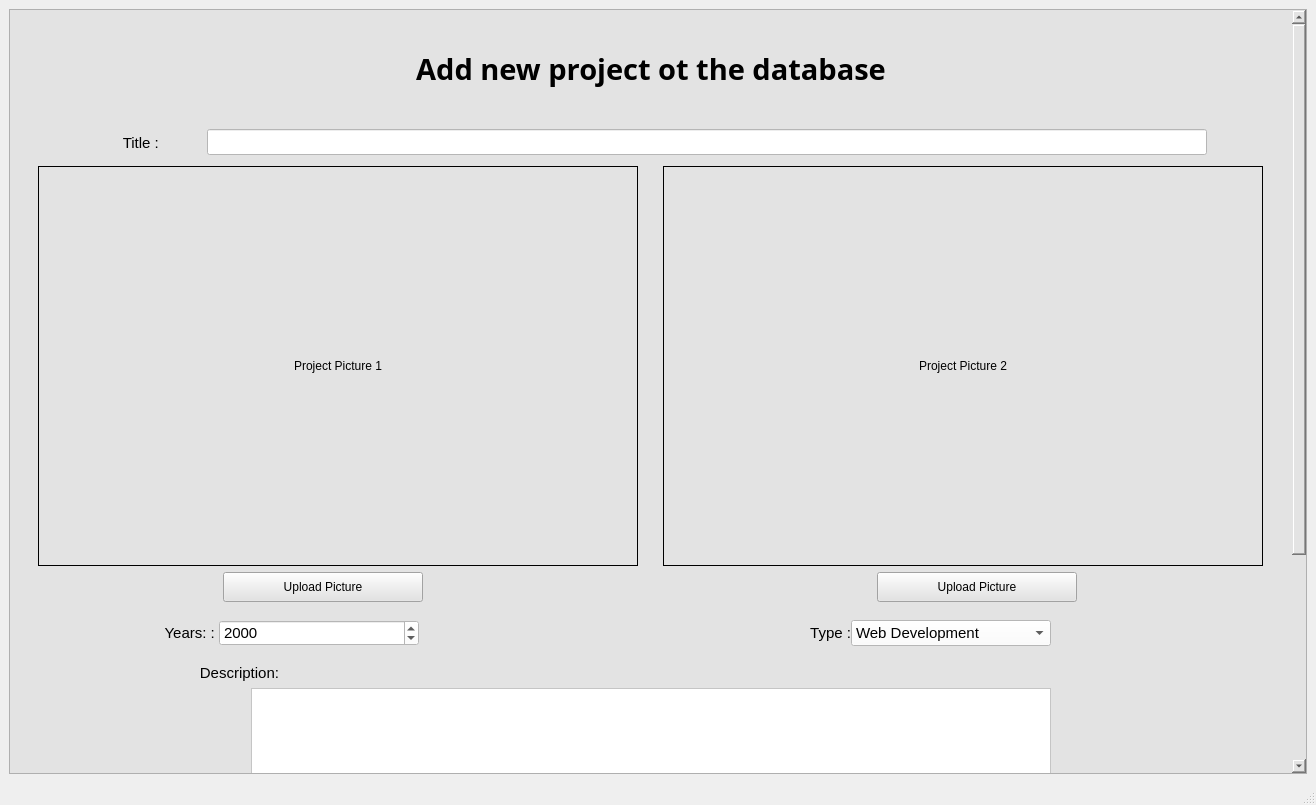
<?xml version="1.0" encoding="UTF-8"?>
<ui version="4.0">
 <class>MainWindow</class>
 <widget class="QMainWindow" name="MainWindow">
  <property name="geometry">
   <rect>
    <x>0</x>
    <y>0</y>
    <width>1316</width>
    <height>805</height>
   </rect>
  </property>
  <property name="windowTitle">
   <string>MainWindow</string>
  </property>
  <widget class="QWidget" name="centralwidget">
   <layout class="QVBoxLayout" name="verticalLayout">
    <item>
     <widget class="QScrollArea" name="scrollArea">
      <property name="styleSheet">
       <string notr="true">background-color: rgb(227, 227, 227);</string>
      </property>
      <property name="verticalScrollBarPolicy">
       <enum>Qt::ScrollBarAsNeeded</enum>
      </property>
      <property name="horizontalScrollBarPolicy">
       <enum>Qt::ScrollBarAsNeeded</enum>
      </property>
      <property name="widgetResizable">
       <bool>true</bool>
      </property>
      <widget class="QWidget" name="scrollAreaWidgetContents">
       <property name="geometry">
        <rect>
         <x>0</x>
         <y>0</y>
         <width>1271</width>
         <height>1090</height>
        </rect>
       </property>
       <layout class="QVBoxLayout" name="verticalLayout_2">
        <item>
         <layout class="QVBoxLayout" name="verticalLayout_3">
          <item>
           <widget class="QLabel" name="label">
            <property name="sizePolicy">
             <sizepolicy hsizetype="Preferred" vsizetype="Fixed">
              <horstretch>0</horstretch>
              <verstretch>0</verstretch>
             </sizepolicy>
            </property>
            <property name="minimumSize">
             <size>
              <width>0</width>
              <height>100</height>
             </size>
            </property>
            <property name="font">
             <font>
              <family>Tw Cen MT Condensed</family>
              <pointsize>22</pointsize>
              <weight>75</weight>
              <bold>true</bold>
             </font>
            </property>
            <property name="text">
             <string>Add new project ot the database</string>
            </property>
            <property name="alignment">
             <set>Qt::AlignCenter</set>
            </property>
           </widget>
          </item>
          <item>
           <layout class="QHBoxLayout" name="horizontalLayout">
            <property name="spacing">
             <number>0</number>
            </property>
            <property name="rightMargin">
             <number>30</number>
            </property>
            <item>
             <widget class="QLabel" name="label_2">
              <property name="sizePolicy">
               <sizepolicy hsizetype="Fixed" vsizetype="Fixed">
                <horstretch>0</horstretch>
                <verstretch>0</verstretch>
               </sizepolicy>
              </property>
              <property name="minimumSize">
               <size>
                <width>100</width>
                <height>35</height>
               </size>
              </property>
              <property name="font">
               <font>
                <pointsize>11</pointsize>
               </font>
              </property>
              <property name="text">
               <string>Title : </string>
              </property>
              <property name="alignment">
               <set>Qt::AlignRight|Qt::AlignTrailing|Qt::AlignVCenter</set>
              </property>
             </widget>
            </item>
            <item>
             <widget class="QLineEdit" name="title_edit">
              <property name="sizePolicy">
               <sizepolicy hsizetype="Fixed" vsizetype="Fixed">
                <horstretch>0</horstretch>
                <verstretch>0</verstretch>
               </sizepolicy>
              </property>
              <property name="minimumSize">
               <size>
                <width>1000</width>
                <height>0</height>
               </size>
              </property>
              <property name="font">
               <font>
                <pointsize>11</pointsize>
               </font>
              </property>
              <property name="styleSheet">
               <string notr="true">background-color: rgb(255, 255, 255);</string>
              </property>
              <property name="alignment">
               <set>Qt::AlignCenter</set>
              </property>
             </widget>
            </item>
           </layout>
          </item>
         </layout>
        </item>
        <item>
         <layout class="QHBoxLayout" name="horizontalLayout_2">
          <item>
           <widget class="QLabel" name="picture_show_1">
            <property name="sizePolicy">
             <sizepolicy hsizetype="Fixed" vsizetype="Fixed">
              <horstretch>0</horstretch>
              <verstretch>0</verstretch>
             </sizepolicy>
            </property>
            <property name="minimumSize">
             <size>
              <width>600</width>
              <height>400</height>
             </size>
            </property>
            <property name="frameShape">
             <enum>QFrame::Box</enum>
            </property>
            <property name="text">
             <string>Project Picture 1</string>
            </property>
            <property name="alignment">
             <set>Qt::AlignCenter</set>
            </property>
           </widget>
          </item>
          <item>
           <widget class="QLabel" name="picture_show_2">
            <property name="sizePolicy">
             <sizepolicy hsizetype="Fixed" vsizetype="Fixed">
              <horstretch>0</horstretch>
              <verstretch>0</verstretch>
             </sizepolicy>
            </property>
            <property name="minimumSize">
             <size>
              <width>600</width>
              <height>400</height>
             </size>
            </property>
            <property name="frameShape">
             <enum>QFrame::Box</enum>
            </property>
            <property name="text">
             <string>Project Picture 2</string>
            </property>
            <property name="alignment">
             <set>Qt::AlignCenter</set>
            </property>
           </widget>
          </item>
         </layout>
        </item>
        <item>
         <layout class="QHBoxLayout" name="horizontalLayout_3">
          <property name="spacing">
           <number>250</number>
          </property>
          <property name="topMargin">
           <number>0</number>
          </property>
          <item>
           <widget class="QPushButton" name="upload_picture1_btn">
            <property name="sizePolicy">
             <sizepolicy hsizetype="Fixed" vsizetype="Fixed">
              <horstretch>0</horstretch>
              <verstretch>0</verstretch>
             </sizepolicy>
            </property>
            <property name="minimumSize">
             <size>
              <width>200</width>
              <height>30</height>
             </size>
            </property>
            <property name="text">
             <string>Upload Picture</string>
            </property>
           </widget>
          </item>
          <item>
           <widget class="QPushButton" name="upload_picture2_btn">
            <property name="sizePolicy">
             <sizepolicy hsizetype="Fixed" vsizetype="Fixed">
              <horstretch>0</horstretch>
              <verstretch>0</verstretch>
             </sizepolicy>
            </property>
            <property name="minimumSize">
             <size>
              <width>200</width>
              <height>30</height>
             </size>
            </property>
            <property name="font">
             <font>
              <pointsize>9</pointsize>
             </font>
            </property>
            <property name="text">
             <string>Upload Picture</string>
            </property>
           </widget>
          </item>
         </layout>
        </item>
        <item>
         <layout class="QHBoxLayout" name="horizontalLayout_4">
          <property name="spacing">
           <number>0</number>
          </property>
          <property name="rightMargin">
           <number>0</number>
          </property>
          <item>
           <widget class="QLabel" name="label_4">
            <property name="sizePolicy">
             <sizepolicy hsizetype="Fixed" vsizetype="Preferred">
              <horstretch>0</horstretch>
              <verstretch>0</verstretch>
             </sizepolicy>
            </property>
            <property name="minimumSize">
             <size>
              <width>200</width>
              <height>0</height>
             </size>
            </property>
            <property name="font">
             <font>
              <pointsize>11</pointsize>
             </font>
            </property>
            <property name="text">
             <string>Years: : </string>
            </property>
            <property name="alignment">
             <set>Qt::AlignRight|Qt::AlignTrailing|Qt::AlignVCenter</set>
            </property>
           </widget>
          </item>
          <item alignment="Qt::AlignLeft">
           <widget class="QDateEdit" name="year_edit">
            <property name="sizePolicy">
             <sizepolicy hsizetype="Fixed" vsizetype="Fixed">
              <horstretch>0</horstretch>
              <verstretch>0</verstretch>
             </sizepolicy>
            </property>
            <property name="minimumSize">
             <size>
              <width>200</width>
              <height>0</height>
             </size>
            </property>
            <property name="font">
             <font>
              <pointsize>11</pointsize>
             </font>
            </property>
            <property name="styleSheet">
             <string notr="true">background-color: rgb(255, 255, 255);</string>
            </property>
            <property name="locale">
             <locale language="English" country="UnitedStates"/>
            </property>
            <property name="displayFormat">
             <string>yyyy</string>
            </property>
           </widget>
          </item>
          <item>
           <widget class="QLabel" name="label_3">
            <property name="sizePolicy">
             <sizepolicy hsizetype="Fixed" vsizetype="Fixed">
              <horstretch>0</horstretch>
              <verstretch>0</verstretch>
             </sizepolicy>
            </property>
            <property name="minimumSize">
             <size>
              <width>200</width>
              <height>50</height>
             </size>
            </property>
            <property name="font">
             <font>
              <pointsize>11</pointsize>
             </font>
            </property>
            <property name="text">
             <string>Type :</string>
            </property>
            <property name="alignment">
             <set>Qt::AlignRight|Qt::AlignTrailing|Qt::AlignVCenter</set>
            </property>
           </widget>
          </item>
          <item alignment="Qt::AlignLeft">
           <widget class="QComboBox" name="project_type_box">
            <property name="sizePolicy">
             <sizepolicy hsizetype="Fixed" vsizetype="Fixed">
              <horstretch>0</horstretch>
              <verstretch>0</verstretch>
             </sizepolicy>
            </property>
            <property name="minimumSize">
             <size>
              <width>200</width>
              <height>25</height>
             </size>
            </property>
            <property name="font">
             <font>
              <pointsize>11</pointsize>
             </font>
            </property>
            <property name="layoutDirection">
             <enum>Qt::LeftToRight</enum>
            </property>
            <property name="styleSheet">
             <string notr="true">background-color: rgb(255, 255, 255);</string>
            </property>
            <property name="sizeAdjustPolicy">
             <enum>QComboBox::AdjustToContents</enum>
            </property>
            <item>
             <property name="text">
              <string>Web Development</string>
             </property>
            </item>
            <item>
             <property name="text">
              <string>C# Programming</string>
             </property>
            </item>
            <item>
             <property name="text">
              <string>Java Programming</string>
             </property>
            </item>
            <item>
             <property name="text">
              <string>Python Programming</string>
             </property>
            </item>
            <item>
             <property name="text">
              <string>Cyber Security</string>
             </property>
            </item>
           </widget>
          </item>
         </layout>
        </item>
        <item>
         <layout class="QVBoxLayout" name="verticalLayout_5">
          <item alignment="Qt::AlignLeft|Qt::AlignVCenter">
           <widget class="QLabel" name="label_5">
            <property name="sizePolicy">
             <sizepolicy hsizetype="Fixed" vsizetype="Fixed">
              <horstretch>0</horstretch>
              <verstretch>0</verstretch>
             </sizepolicy>
            </property>
            <property name="minimumSize">
             <size>
              <width>260</width>
              <height>0</height>
             </size>
            </property>
            <property name="font">
             <font>
              <pointsize>11</pointsize>
             </font>
            </property>
            <property name="text">
             <string>Description:</string>
            </property>
            <property name="alignment">
             <set>Qt::AlignRight|Qt::AlignTrailing|Qt::AlignVCenter</set>
            </property>
           </widget>
          </item>
          <item alignment="Qt::AlignHCenter">
           <widget class="QPlainTextEdit" name="description_box">
            <property name="sizePolicy">
             <sizepolicy hsizetype="Fixed" vsizetype="Fixed">
              <horstretch>0</horstretch>
              <verstretch>0</verstretch>
             </sizepolicy>
            </property>
            <property name="minimumSize">
             <size>
              <width>800</width>
              <height>200</height>
             </size>
            </property>
            <property name="font">
             <font>
              <pointsize>11</pointsize>
             </font>
            </property>
            <property name="styleSheet">
             <string notr="true">background-color: rgb(255, 255, 255);</string>
            </property>
           </widget>
          </item>
         </layout>
        </item>
        <item>
         <layout class="QHBoxLayout" name="horizontalLayout_6">
          <item>
           <widget class="QLabel" name="label_6">
            <property name="sizePolicy">
             <sizepolicy hsizetype="Preferred" vsizetype="Fixed">
              <horstretch>0</horstretch>
              <verstretch>0</verstretch>
             </sizepolicy>
            </property>
            <property name="minimumSize">
             <size>
              <width>0</width>
              <height>50</height>
             </size>
            </property>
            <property name="font">
             <font>
              <pointsize>11</pointsize>
             </font>
            </property>
            <property name="text">
             <string>Presentaion Link  (Youtube,PDF etc) :</string>
            </property>
           </widget>
          </item>
          <item>
           <widget class="QLineEdit" name="present_link_edit">
            <property name="font">
             <font>
              <pointsize>11</pointsize>
             </font>
            </property>
            <property name="styleSheet">
             <string notr="true">background-color: rgb(255, 255, 255);</string>
            </property>
           </widget>
          </item>
         </layout>
        </item>
        <item>
         <layout class="QHBoxLayout" name="horizontalLayout_8">
          <item>
           <widget class="QLabel" name="label_7">
            <property name="minimumSize">
             <size>
              <width>0</width>
              <height>50</height>
             </size>
            </property>
            <property name="font">
             <font>
              <pointsize>11</pointsize>
             </font>
            </property>
            <property name="text">
             <string>Git Link (Github,Git etc) :</string>
            </property>
           </widget>
          </item>
          <item>
           <widget class="QLineEdit" name="git_link_edit">
            <property name="font">
             <font>
              <pointsize>11</pointsize>
             </font>
            </property>
            <property name="styleSheet">
             <string notr="true">background-color: rgb(255, 255, 255);</string>
            </property>
           </widget>
          </item>
         </layout>
        </item>
        <item>
         <layout class="QVBoxLayout" name="verticalLayout_6">
          <item alignment="Qt::AlignHCenter">
           <widget class="QPushButton" name="add_project_btn">
            <property name="sizePolicy">
             <sizepolicy hsizetype="Fixed" vsizetype="Fixed">
              <horstretch>0</horstretch>
              <verstretch>0</verstretch>
             </sizepolicy>
            </property>
            <property name="minimumSize">
             <size>
              <width>200</width>
              <height>50</height>
             </size>
            </property>
            <property name="font">
             <font>
              <pointsize>12</pointsize>
             </font>
            </property>
            <property name="text">
             <string>Add Project</string>
            </property>
           </widget>
          </item>
         </layout>
        </item>
       </layout>
      </widget>
     </widget>
    </item>
   </layout>
  </widget>
  <widget class="QMenuBar" name="menubar">
   <property name="geometry">
    <rect>
     <x>0</x>
     <y>0</y>
     <width>1316</width>
     <height>26</height>
    </rect>
   </property>
  </widget>
  <widget class="QStatusBar" name="statusbar"/>
 </widget>
 <resources/>
 <connections/>
</ui>
